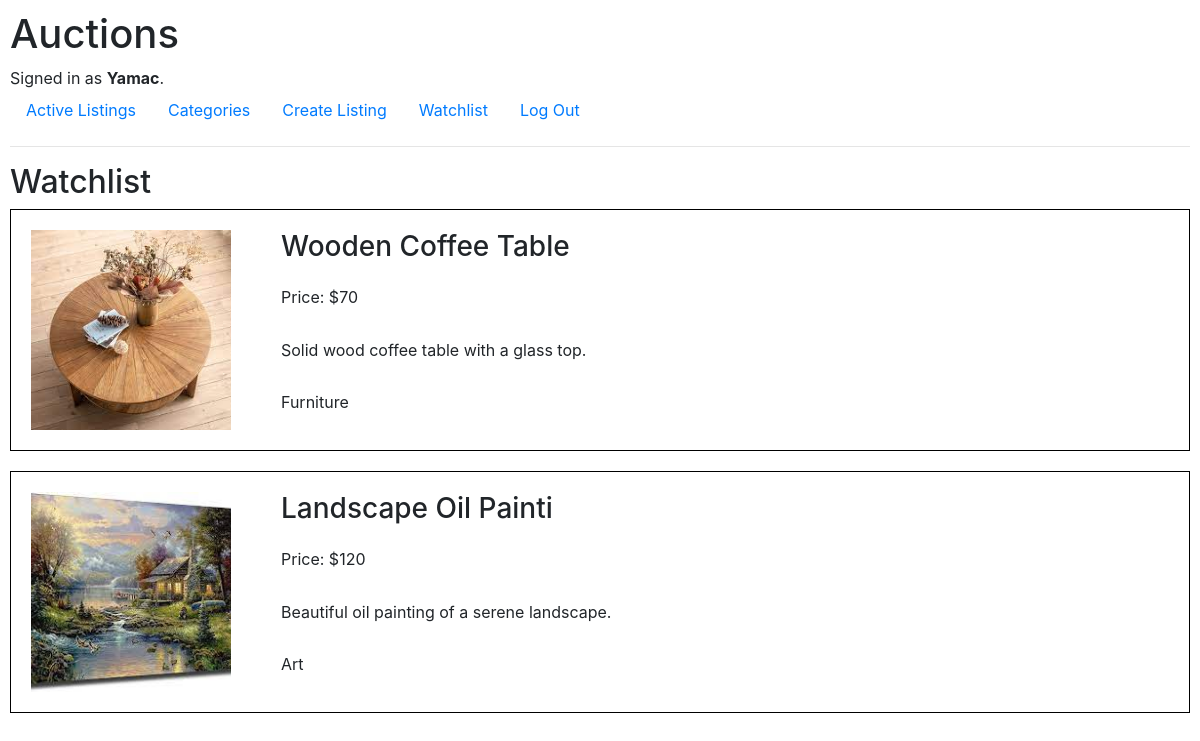
Screenshot of /watchlist (signed in) with the database file from the repository.
### auctions/models.py (models this page shows, shortened)
class User(AbstractUser):
    pass

class Watchlisted(models.Model):
    user = models.ForeignKey(User, on_delete=models.CASCADE)
    listing = models.ForeignKey(Listing, on_delete=models.CASCADE)

class Listing(models.Model):
    listing_id = models.AutoField(primary_key=True)
    title = models.CharField(max_length=20)
    description = models.CharField(max_length=500)
    category = models.CharField(max_length=20)
    image = models.ImageField(upload_to="auctions/",
                              default="auctions/default_image.png")
    datetime = models.DateTimeField(max_length=20)
    user = models.ForeignKey(User, on_delete=models.CASCADE)
    highest_bid = models.ForeignKey(
        'Bid', null=True, blank=True, on_delete=models.SET_NULL, related_name="highest_bid")
    bid_count = models.IntegerField(null=True)
    closed = models.BooleanField(default=False)

class Bid(models.Model):
    user = models.ForeignKey(User, on_delete=models.CASCADE)
    listing = models.ForeignKey(Listing, on_delete=models.CASCADE)
    price = models.IntegerField()

### auctions/views.py (the view, shortened to what this page needs)
# urls.py: path("watchlist", views.watchlistManager, name="watchlist"),
@login_required
def watchlistManager(request):
    watchlist = Watchlisted.objects.filter(user=request.user)
    return render(request, "auctions/watchlist.html", {
        "watchlist": watchlist
    })

### auctions/templates/auctions/watchlist.html (shortened to what this page needs)
{% extends "auctions/layout.html" %}
{% block body %}
<h2>Watchlist</h2>
<div id="listings">
    {% for watchlisted in watchlist %}
    <div class="listing">
        <div class="image">
            <img src="{{ watchlisted.listing.image.url }}" alt="listing-image">
        </div>
        <div class="details">
            <h3>{{ watchlisted.listing.title }}</h3>
            <p>Price: ${{ watchlisted.listing.highest_bid.price }}</p>
            <p>{{ watchlisted.listing.description }}</p>
            <p>{{ watchlisted.listing.category }}</p>
        </div>
    </div>
    {% endfor %}
</div>
{% endblock %}

### auctions/templates/auctions/layout.html (shortened to what this page needs)
{% load static %}
<!DOCTYPE html>
<html lang="en">
<head>
    <link rel="stylesheet" href="https://stackpath.bootstrapcdn.com/bootstrap/4.4.1/css/bootstrap.min.css"
>
    <link href="{% static 'auctions/styles/styles.css' %}" rel="stylesheet">
</head>
<body>
    <h1>Auctions</h1>
    <div>
        {% if user.is_authenticated %}
        Signed in as <strong>{{ user.username }}</strong>.
        {% else %}
        Not signed in.
        {% endif %}
    </div>
    <ul class="nav">
        <li class="nav-item">
            <a class="nav-link" href="{% url 'index' %}">Active Listings</a>
        </li>
        <li class="nav-item">
            <a class="nav-link" href="{% url 'categories' %}">Categories</a>
        </li>
        {% if user.is_authenticated %}
        <li class="nav-item">
            <a class="nav-link" href="{% url 'create' %}">Create Listing</a>
        </li>
        <li class="nav-item">
            <a class="nav-link" href="{% url 'watchlist' %}">Watchlist</a>
        </li>
        <li class="nav-item">
            <a class="nav-link" href="{% url 'logout' %}">Log Out</a>
        </li>
        {% endif %}
    </ul>
    <hr>
    {% block body %}
    {% endblock %}
</body>
</html>

### auctions/static/auctions/styles/styles.css (style rules this page uses)
body { padding: 10px; }

### auctions/templates/auctions/watchlist.html (style rules this page uses)
#listings { display: flex; flex-direction: column; gap: 20px; }
.listing { display: flex; border: 1px solid black; gap: 50px; padding: 20px; }
.image img { width: 200px; height: auto; aspect-ratio: 1/1; object-fit: cover; }
.details { display: flex; flex-direction: column; gap: 5px; justify-content: space-between; }

### rows the page displays
User: username "Yamac"
Watchlisted: listing.image (picture), listing "Wooden Coffee Table", listing.highest_bid.price "70", listing.description "Solid wood coffee table with a glass top.", listing.category "Furniture"
Watchlisted: listing.image (picture), listing "Landscape Oil Painti", listing.highest_bid.price "120", listing.description "Beautiful oil painting of a serene landscape.", listing.category "Art"
